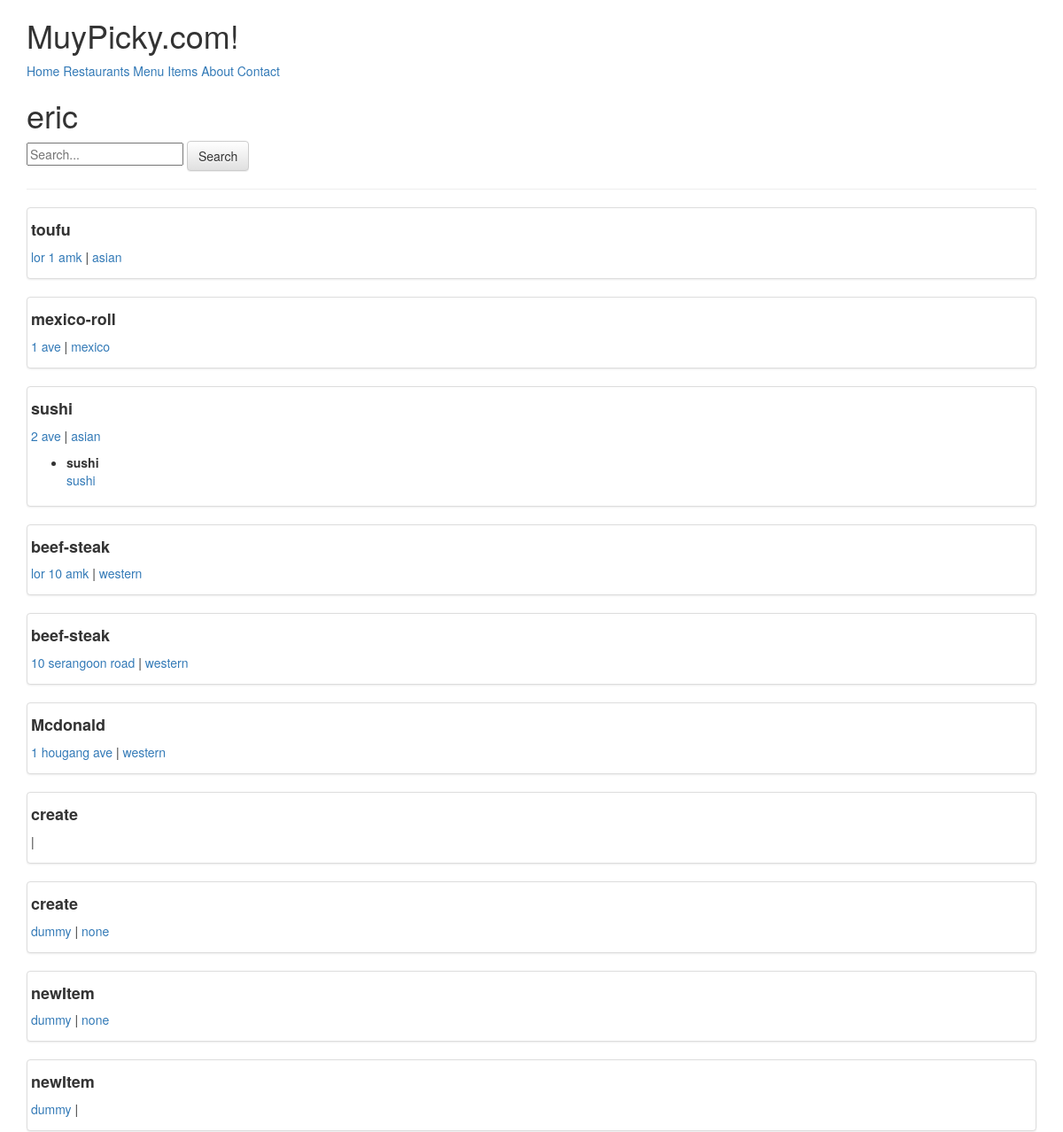
/profile/eric (signed in, upper part), run on an earlier commit of the app's database.
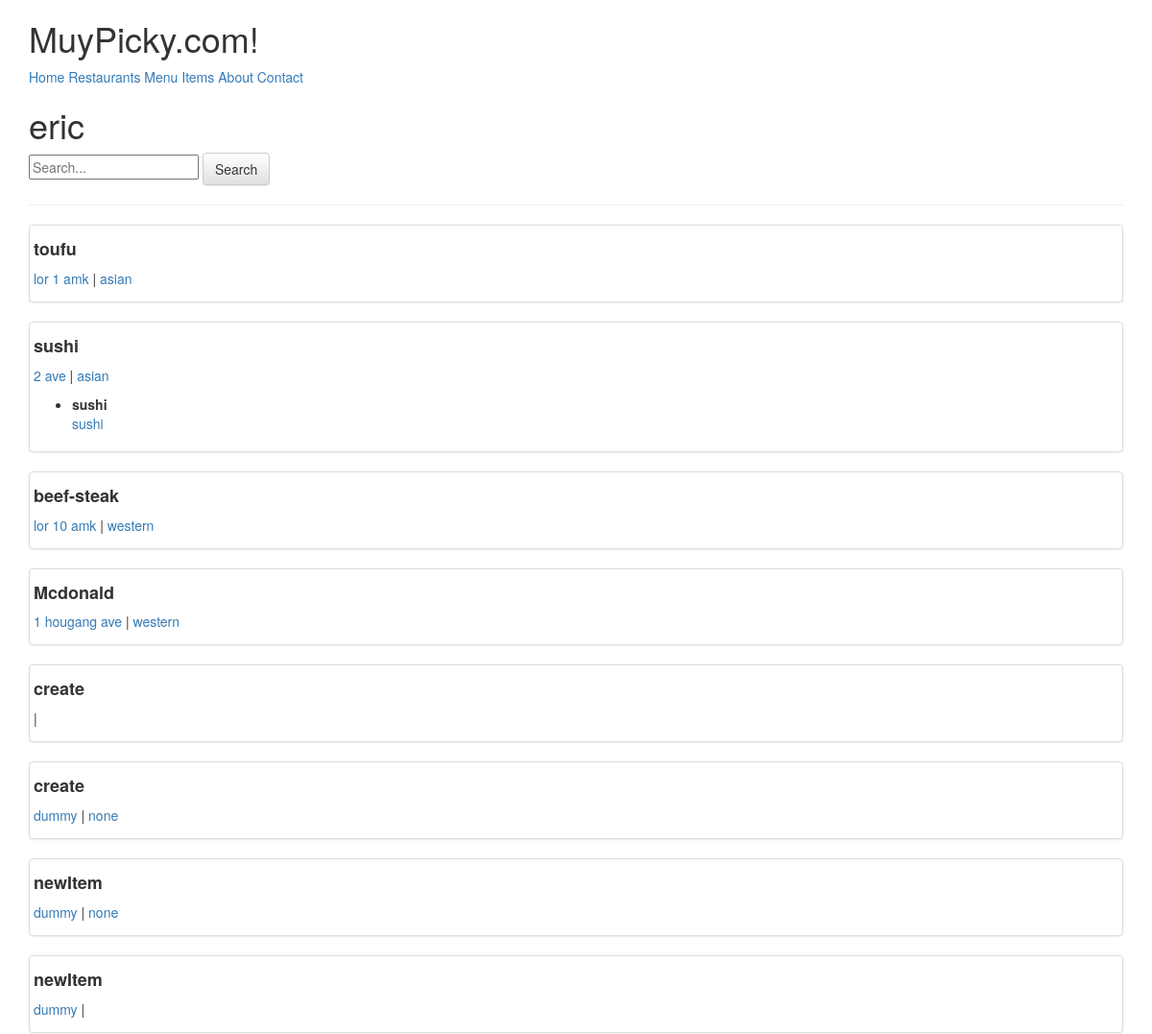
And on a later commit of the database.
### restaurants/models.py (models this page shows, shortened)
class RestaurantLocation(models.Model):
	owner 		= models.ForeignKey(Users) #class_instance.model_set.all()  # Django Models Unleashed JOINCFE.com
	name 		= models.CharField(max_length=120)
	location 	= models.CharField(max_length=120, null=True, blank=True)
	category 	= models.CharField(max_length=120, null=True, blank=True, validators=[validate_category])
	timestamp	= models.DateTimeField(auto_now=False, auto_now_add=False, null=True, blank=True)
	update 		= models.DateTimeField(auto_now_add=True)
	slug		= models.SlugField(null=True, blank=True)
	objects = RestaurantLocationManager() #add Model.objects.all()
	@property
	def title(self):
		return self.name

### menus/models.py (models this page shows, shortened)
class Items(models.Model):
	user 		= models.ForeignKey(settings.AUTH_USER_MODEL)
	restaurant	= models.ForeignKey(RestaurantLocation)
	name 		= models.CharField(max_length=120)
	contents	= models.TextField(help_text='Seperate each by comma')
	excludes	= models.TextField(blank=True, null=True, help_text='Seperate each by comma')
	public 		= models.BooleanField(default=True)
	timestamp	= models.DateTimeField(auto_now_add=True)
	updated 	= models.DateTimeField(auto_now=True)
	class Meta:
		ordering = ['-updated','-timestamp'] # Item.objects.all()
	def get_contents(self):
		return self.contents.split(",")

### profiles/views.py (the view)
# urls.py: url(r'^(?P<username>[\w-]+)$', ProfileDetailsView.as_view(), name='detail'),
class ProfileDetailsView(DetailView):
	queryset = User.objects.filter(is_active=True)
	template_name  = 'profiles/user.html'
	def get_object(self):
		username = self.kwargs.get("username")
		if username is None:
			 raise Http404
		return get_object_or_404(User, username__iexact=username, is_active=True)
	def get_context_data(self, *args, **kwargs):
		context = super(ProfileDetailsView,self).get_context_data(*args,**kwargs)
		user = context['user']
		is_following = False
		if user.profile in self.request.user.is_following.all():
			is_following=True
		context['is_following'] = is_following
		query = self.request.GET.get('q')
		item_exists = Items.objects.filter(user=user).exists()
		qs = RestaurantLocation.objects.filter(owner=user).search(query)
		if item_exists and qs.exists():
			context['locations'] = qs
		return context

### restaurants/models.py (called while the page is built)
	def search(self,query):
		if query:
			query=query.strip()
			return self.filter(
				Q(name__icontains=query)|
				Q(location__icontains=query)|
				Q(category__icontains=query)|
				Q(items__name__icontains=query)|
				Q(items__contents__icontains=query)
				).distinct()
		else:
			return self

	def get_queryset(self):
		return RestaurantLocationQuerySet(self.model,using=self._db)

### profiles/templates/profiles/user.html (shortened to what this page needs)
{% extends "base.html" %}
{% block content %}
<h1>{{user.username}}</h1>
<form class='form' method='GET' action=''>
<input type='text' placeholder="Search..." name='q' value='{{ request.GET.q }}'>
<button class='btn btn-default' type='submit' >Search</button>
</form>
<hr/>
{% if locations %}
{% for rest in locations %}
	<div class='row'>
		<div class='col-sm-12'>
			<dic class='thumbnail'>
			<h4><b>{{ rest.title }}</b> </h4>
			<p><a href='{{ request.path }}?q={{rest.location}}'>{{rest.location}}</a>
				| <a href='{{ request.path }}?q={{rest.category}}'>{{rest.category}}</a></p>
			<ul>
				{% for item in rest.items_set.all %}
					<li style='margin-bottom: 15px;'><b>{{ item.name }}</b><br/>
						{% for ing in item.get_contents %}
							<a href='{{ request.path }}?q={{ing}}'>{{ing}}</a>
						{% endfor %}
					</li>
				{% endfor %}
			</ul>
		</div>
	</div>
{% endfor %}
{% else %}
<p class='lead'> No Items Found</p>
{% endif %}
{% endblock content %}

What changed in the data, as far as the page shows it:
no longer on this page (row edited): RestaurantLocation: title "mexico-roll", location "1 ave", category "mexico"
no longer on this page (row edited): RestaurantLocation: title "beef-steak", location "10 serangoon road", category "western"
